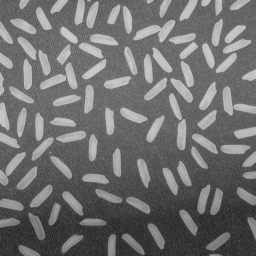
#> input picture assets/rice.png, 256 x 256 px
$ python q9_image_preprocess_noise.py
#> lines starting #> are read from the running program, lines starting #| are printed output that depends on the picture; after the words box and inside, x2 and y2 are one past the last pixel; in counts of white or black regions, pixels touching at a corner belong together
import cv2
import numpy as np
import matplotlib.pyplot as plt
from scipy import ndimage
from skimage import morphology, segmentation
from skimage.feature import peak_local_max
from scipy.ndimage import distance_transform_edt

original_image = None
processed_images = {}

def load_image(image_path):
    original_image = cv2.imread(image_path)
    if len(original_image.shape) == 3:
        gray_image = cv2.cvtColor(original_image, cv2.COLOR_BGR2GRAY)
    else:
        gray_image = original_image.copy()

    return gray_image

def preprocess_gaussian_noise(image):
    kernel_size = 5
    sigma = 1.0

    denoised = cv2.GaussianBlur(image, (kernel_size, kernel_size), sigma)
    processed_images['gaussian_denoised'] = denoised
    return denoised

def preprocess_salt_pepper_noise(image):
    kernel_size = 5
    denoised = cv2.medianBlur(image, kernel_size)

    processed_images['saltpepper_denoised'] = denoised
    return denoised

def apply_otsu_segmentation(image):
    threshold_value, binary_image = cv2.threshold(image, 0, 255, cv2.THRESH_BINARY + cv2.THRESH_OTSU)
    processed_images['otsu_segmented'] = binary_image
    return binary_image, threshold_value

def apply_morphological_operations(binary_image):
    kernel = cv2.getStructuringElement(cv2.MORPH_ELLIPSE, (3, 3))
    opened = cv2.morphologyEx(binary_image, cv2.MORPH_OPEN, kernel, iterations=2)
    closed = cv2.morphologyEx(opened, cv2.MORPH_CLOSE, kernel, iterations=2)
    binary_bool = closed > 0

    min_area = 100
    cleaned = morphology.remove_small_objects(binary_bool, min_size=min_area)
    filled = morphology.remove_small_holes(cleaned, area_threshold=50)

    morphological_result = (filled * 255).astype(np.uint8)
    processed_images['morphological'] = morphological_result
    return morphological_result

def count_connected_parts(binary_image):
    num_labels, labels, stats, centroids = cv2.connectedComponentsWithStats(binary_image, connectivity=8)
    num_grains = num_labels - 1
    min_area = 80
    max_area = 2000

    valid_grains = 0
    valid_labels = []
    grain_areas = []

    for i in range(1, num_labels):
        area = stats[i, cv2.CC_STAT_AREA]
        if min_area <= area <= max_area:
            valid_grains += 1
            valid_labels.append(i)
            grain_areas.append(area)

    colored_labels = np.zeros_like(binary_image)
    for label in valid_labels:
        colored_labels[labels == label] = 255

    processed_images['connected_parts'] = colored_labels
    processed_images['all_labels'] = labels
    return valid_grains, labels, stats, centroids, valid_labels

def watershed_segmentation(binary_image):
    dist_transform = distance_transform_edt(binary_image)
    local_max = peak_local_max(
        dist_transform,
        min_distance=15,
        threshold_abs=8
    )
    markers = np.zeros_like(binary_image, dtype=np.int32)
    for i, (row, col) in enumerate(local_max):
        markers[row, col] = i + 1

    watershed_labels = segmentation.watershed(-dist_transform, markers, mask=binary_image)
    watershed_grains = len(np.unique(watershed_labels)) - 1
    processed_images['watershed'] = watershed_labels
    return watershed_grains, watershed_labels

def visualize_results(image_a, image_b):
    fig, axes = plt.subplots(4, 4, figsize=(16, 16))
    fig.suptitle('Rice Grain Counting', fontsize=16)

    axes[0,0].imshow(image_a, cmap='gray')
    axes[0,0].set_title('Image 8a: Gaussian noise')
    axes[0,0].axis('off')
    axes[0,1].imshow(image_b, cmap='gray')
    axes[0,1].set_title('Image 8b: Saltpepper noise')
    axes[0,1].axis('off')
    axes[0,2].imshow(processed_images['gaussian_denoised'], cmap='gray')
    axes[0,2].set_title('8a: Gaussian denoised')
    axes[0,2].axis('off')
    axes[0,3].imshow(processed_images['saltpepper_denoised'], cmap='gray')
    axes[0,3].set_title('8b: Salt-Pepper denoised')
    axes[0,3].axis('off')

    axes[1,0].imshow(processed_images['otsu_segmented'], cmap='gray')
    axes[1,0].set_title('Otsu segmentation')
    axes[1,0].axis('off')
    axes[1,1].imshow(processed_images['morphological'], cmap='gray')
    axes[1,1].set_title('Morphological cleaned')
    axes[1,1].axis('off')
    axes[1,2].imshow(processed_images['connected_parts'], cmap='gray')
    axes[1,2].set_title('Valid connected parts')
    axes[1,2].axis('off')
    axes[1,3].imshow(processed_images['watershed'], cmap='nipy_spectral')
    axes[1,3].set_title('Watershed segmentation')
    axes[1,3].axis('off')

    for i in range(4):
        for j in range(4):
            if i >= 2 and j >= 1:
                axes[i,j].axis('off')
            elif i >= 3:
                axes[i,j].axis('off')

    plt.tight_layout()
    plt.show()

def process_complete_flow(image_path_a, image_path_b):
    image_a = load_image(image_path_a)
    image_b = load_image(image_path_b)

    results = {}

    denoised_a = preprocess_gaussian_noise(image_a)
    binary_a, thresh_a = apply_otsu_segmentation(denoised_a)
    morphed_a = apply_morphological_operations(binary_a)
    count_a, labels_a, stats_a, centroids_a, valid_a = count_connected_parts(morphed_a)
    watershed_count_a, watershed_labels_a = watershed_segmentation(morphed_a)

    results['image_a'] = {
        'connected_parts': count_a,
        'watershed': watershed_count_a,
        'threshold': thresh_a
    }

    denoised_b = preprocess_salt_pepper_noise(image_b)
    binary_b, thresh_b = apply_otsu_segmentation(denoised_b)
    morphed_b = apply_morphological_operations(binary_b)
    count_b, labels_b, stats_b, centroids_b, valid_b = count_connected_parts(morphed_b)
    watershed_count_b, watershed_labels_b = watershed_segmentation(morphed_b)

    results['image_b'] = {
        'connected_parts': count_b,
        'watershed': watershed_count_b,
        'threshold': thresh_b
    }

    visualize_results(image_a, image_b)
    return results


rice_img = cv2.imread('assets/rice.png', cv2.IMREAD_GRAYSCALE)
#> rice_img is the input picture: shape (256, 256); min 40, max 204, mean 111.2
noise_gaussian = np.random.normal(0, 25, rice_img.shape).astype(np.float32)
rice_gaussian = np.clip(rice_img.astype(np.float32) + noise_gaussian, 0, 255).astype(np.uint8)
rice_gausian_path = 'assets/rice_gaussian.jpg'
cv2.imwrite(rice_gausian_path, rice_gaussian)

img_saltpepper = rice_img.copy()
salt = np.random.rand(*rice_img.shape) < 0.05
pepper = np.random.rand(*rice_img.shape) < 0.05
img_saltpepper[salt] = 255
img_saltpepper[pepper] = 0
rice_saltpepper_path = 'assets/rice_saltpepper.jpg'
cv2.imwrite(rice_saltpepper_path, img_saltpepper)

process_complete_flow(rice_gausian_path, rice_saltpepper_path)
#> in apply_otsu_segmentation, `threshold_value, binary_image = cv2.threshold(image, 0, 255, cv2.THRES..`:
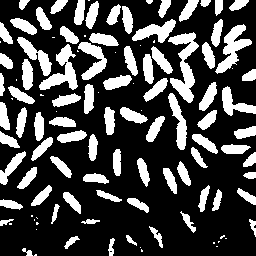
#> binary_image: shape (256, 256); 27.7% white; 114 white regions (30 under 20 px), largest, box (x1, y1, x2, y2) and area: (168, 32, 199, 103) 928, (39, 44, 78, 90) 711, (215, 24, 252, 74) 705
#> in apply_otsu_segmentation, `threshold_value, binary_image = cv2.threshold(image, 0, 255, cv2.THRES..`: threshold_value = 127
#> in apply_morphological_operations, `opened = cv2.morphologyEx(binary_image, cv2.MORPH_OPEN, kernel, iterat..`: opened: shape (256, 256); 26.4% white; 88 white regions (3 under 20 px), largest, box (x1, y1, x2, y2) and area: (169, 32, 199, 103) 909, (215, 24, 252, 74) 682, (78, 42, 107, 80) 494
#> in apply_morphological_operations, `closed = cv2.morphologyEx(opened, cv2.MORPH_CLOSE, kernel, iterations=2)`: closed: shape (256, 256); 26.9% white; 73 white regions (2 under 20 px), largest, box (x1, y1, x2, y2) and area: (17, 26, 118, 91) 2185, (132, 19, 199, 103) 1686, (201, 24, 252, 74) 933
#> in count_connected_parts, `num_labels, labels, stats, centroids = cv2.connectedComponentsWithStat..`:
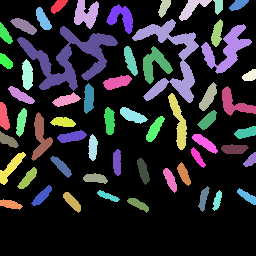
#> labels: shape (256, 256) int32; 59 distinct labels, from 0 to 58; one colour per label, 0 black
#> in count_connected_parts, `num_labels, labels, stats, centroids = cv2.connectedComponentsWithStat..`: num_labels = 59; stats = 59 rows, first 6: [0, 0, 256, 256, 48583], [51, 0, 17, 14, 138], [74, 0, 25, 29, 458], [158, 0, 13, 18, 139], [179, 0, 33, 21, 279], [213, 0, 10, 15, 105]; centroids = 59 pairs, first value 3.65 to 250.2, second value 4.39 to 204
#> in count_connected_parts, `num_grains = num_labels - 1`: num_grains = 58
#> the loop in count_connected_parts, `for i in range(1, num_labels):` made 58 passes
#> area on passes 1 to 12: 138, 458, 139, 279, 105, 135, 403, 206, 240, 1686, 212, 150
#> after the loop in count_connected_parts, `for i in range(1, num_labels):`: grain_areas = 57 values, max 1686 at index 9, min 105 at index 4, mean 259.1; valid_grains = 57; valid_labels = 57 values from 1 to 58
#> the loop in count_connected_parts, `for label in valid_labels:` made 57 passes
#> after the loop in count_connected_parts, `for label in valid_labels:`:
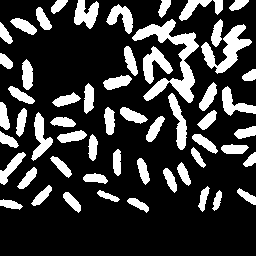
#> colored_labels: shape (256, 256); 22.5% white; 57 white regions, largest, box (x1, y1, x2, y2) and area: (132, 19, 199, 103) 1686, (201, 24, 252, 74) 933, (143, 46, 173, 84) 513
#> in process_complete_flow, `count_a, labels_a, stats_a, centroids_a, valid_a = count_connected_par..`: count_a = 57; stats_a has the same summary as stats in count_connected_parts; centroids_a has the same summary as centroids in count_connected_parts; valid_a = 57 values from 1 to 58
#> in watershed_segmentation, `dist_transform = distance_transform_edt(binary_image)`:
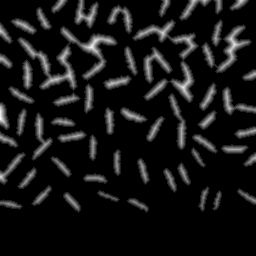
#> dist_transform: shape (256, 256) float64; min 0, max 7.62, mean 0.644; drawn with min black and max white
#> in watershed_segmentation, `local_max = peak_local_max( dist_transform, min_distance=15, threshold..`: local_max = empty array
#> after the loop in watershed_segmentation, `for i, (row, col) in enumerate(local_max):`: markers: shape (256, 256) int32; every value is 0
#> in watershed_segmentation, `watershed_grains = len(np.unique(watershed_labels)) - 1`: watershed_grains = 0
#> in apply_otsu_segmentation (call 2), `threshold_value, binary_image = cv2.threshold(image, 0, 255, cv2.THRES..`:
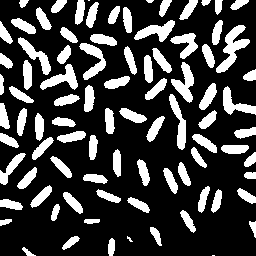
#> binary_image: shape (256, 256); 24.9% white; 88 white regions (4 under 20 px), largest, box (x1, y1, x2, y2) and area: (216, 25, 250, 73) 609, (171, 62, 194, 103) 440, (40, 64, 78, 90) 419
#> in apply_otsu_segmentation (call 2), `threshold_value, binary_image = cv2.threshold(image, 0, 255, cv2.THRES..`: threshold_value = 130
#> in apply_morphological_operations (call 2), `opened = cv2.morphologyEx(binary_image, cv2.MORPH_OPEN, kernel, iterat..`: opened: shape (256, 256); 24.3% white; 86 white regions (1 under 20 px), largest, box (x1, y1, x2, y2) and area: (216, 25, 250, 73) 602, (171, 62, 194, 103) 432, (40, 64, 78, 90) 417
#> in apply_morphological_operations (call 2), `closed = cv2.morphologyEx(opened, cv2.MORPH_CLOSE, kernel, iterations=2)`: closed: shape (256, 256); 24.6% white; 78 white regions (1 under 20 px), largest, box (x1, y1, x2, y2) and area: (79, 34, 117, 80) 642, (216, 25, 250, 73) 612, (40, 45, 78, 90) 587
#> in count_connected_parts (call 2), `num_labels, labels, stats, centroids = cv2.connectedComponentsWithStat..`:
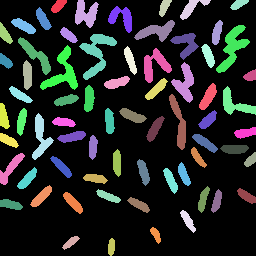
#> labels: shape (256, 256) int32; 69 distinct labels, from 0 to 68; one colour per label, 0 black
#> in count_connected_parts (call 2), `num_labels, labels, stats, centroids = cv2.connectedComponentsWithStat..`: num_labels = 69; stats = 69 rows, first 6: [0, 0, 256, 256, 50033], [51, 0, 16, 13, 129], [75, 0, 24, 28, 402], [159, 0, 13, 17, 127], [180, 0, 31, 20, 227], [230, 0, 19, 10, 114]; centroids = 69 pairs, first value 3.45 to 250.2, second value 3.87 to 246.5
#> in count_connected_parts (call 2), `num_grains = num_labels - 1`: num_grains = 68
#> the loop in count_connected_parts (call 2), `for i in range(1, num_labels):` made 68 passes
#> area on passes 1 to 12: 129, 402, 127, 227, 114, 186, 323, 210, 410, 178, 145, 612
#> after the loop in count_connected_parts (call 2), `for i in range(1, num_labels):`: grain_areas = 68 values, max 642 at index 14, min 101 at index 65, mean 228; valid_grains = 68; valid_labels = 68 values from 1 to 68
#> the loop in count_connected_parts (call 2), `for label in valid_labels:` made 68 passes
#> in process_complete_flow, `count_b, labels_b, stats_b, centroids_b, valid_b = count_connected_par..`: count_b = 68; stats_b has the same summary as stats in count_connected_parts; centroids_b has the same summary as centroids in count_connected_parts; valid_b = 68 values from 1 to 68
#> in watershed_segmentation (call 2), `dist_transform = distance_transform_edt(binary_image)`:
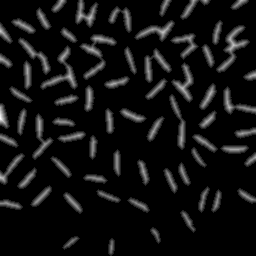
#> dist_transform: shape (256, 256) float64; min 0, max 7.62, mean 0.544; drawn with min black and max white
#> in process_complete_flow, `watershed_count_b, watershed_labels_b = watershed_segmentation(morphed..`: watershed_count_b = 0
